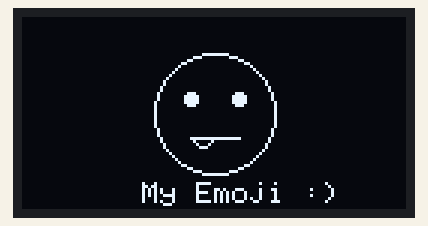
This program was run on a simulated ESP32. On the bench: 128×64 one-colour display.

Above: at 0.1 s.

The program:

main.cpp
```cpp
#include <Wire.h>
#include <Adafruit_GFX.h>
#include <Adafruit_SSD1306.h>

#define SCREEN_WIDTH 128
#define SCREEN_HEIGHT 64
#define OLED_RESET -1
#define SCREEN_ADDRESS 0x3C

Adafruit_SSD1306 display(SCREEN_WIDTH, SCREEN_HEIGHT, &Wire, OLED_RESET);

void setup() {
  if (!display.begin(SSD1306_SWITCHCAPVCC, SCREEN_ADDRESS)) {
    for (;;); // agar initialize na ho to yahan ruk ja
  }

  display.clearDisplay();

  // 👀 Emoji Face
  // Face outline
  display.drawCircle(64, 32, 20, SSD1306_WHITE);

  // Eyes
  display.fillCircle(56, 27, 2, SSD1306_WHITE);  // left eye
  display.fillCircle(72, 27, 2, SSD1306_WHITE);  // right eye

  display.drawLine(56, 40, 72, 40, SSD1306_WHITE);
  display.drawPixel(57, 41, SSD1306_WHITE);
  display.drawPixel(58, 42, SSD1306_WHITE);
  display.drawPixel(59, 43, SSD1306_WHITE);
  display.drawPixel(60, 43, SSD1306_WHITE);
  display.drawPixel(61, 43, SSD1306_WHITE);
  display.drawPixel(62, 42, SSD1306_WHITE);
  display.drawPixel(63, 41, SSD1306_WHITE);
  display.drawPixel(64, 40, SSD1306_WHITE);

  // Text label
  display.setTextSize(1);
  display.setTextColor(SSD1306_WHITE);
  display.setCursor(40, 55);
  display.println("My Emoji :)");

  display.display();  // show everything
}

void loop() {
  // kuch nahi karna, static display hai
}
```
